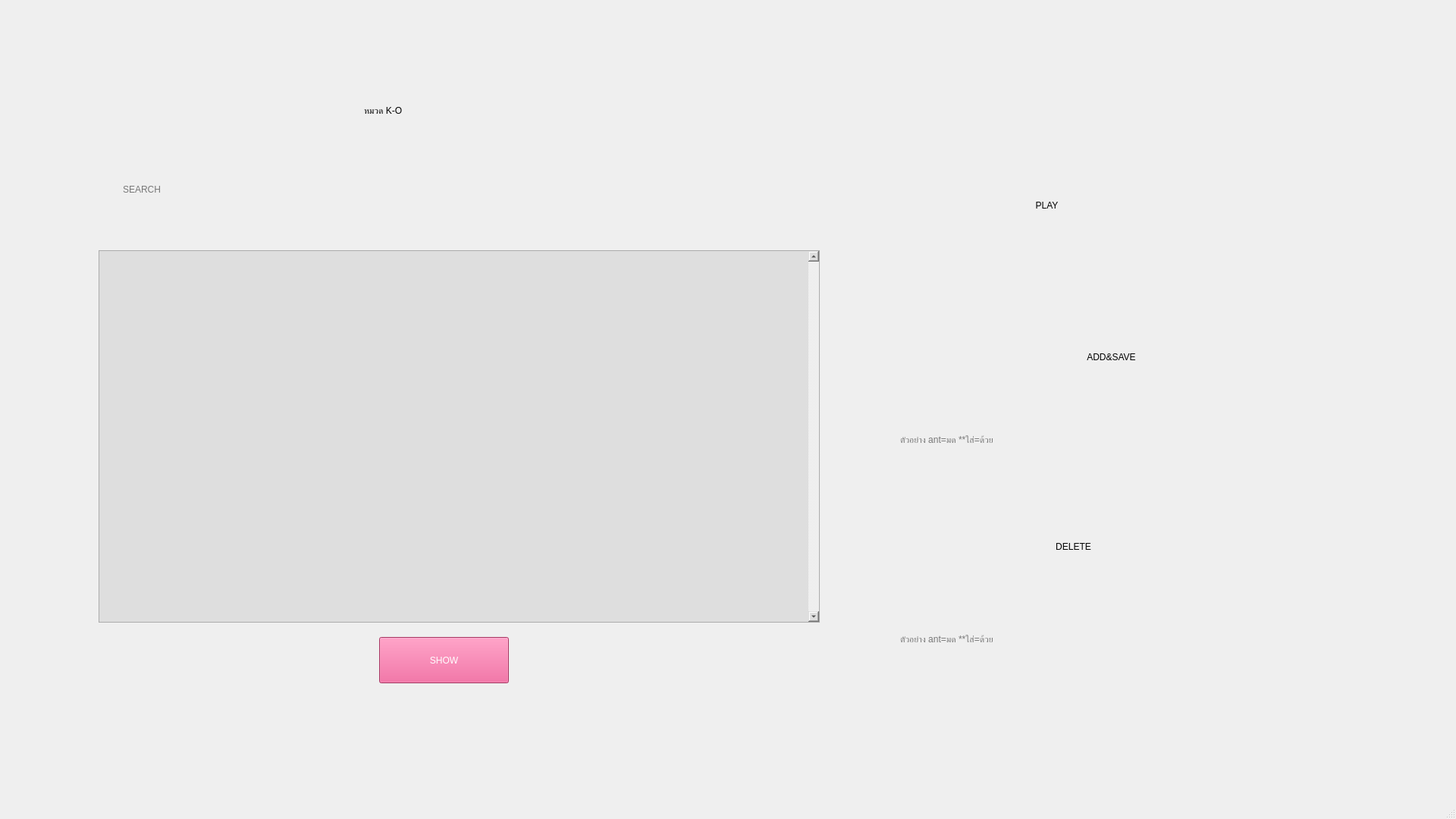
<?xml version="1.0" encoding="UTF-8"?>
<ui version="4.0">
 <class>Main_KO</class>
 <widget class="QMainWindow" name="Main_KO">
  <property name="geometry">
   <rect>
    <x>0</x>
    <y>0</y>
    <width>1920</width>
    <height>1080</height>
   </rect>
  </property>
  <property name="windowTitle">
   <string>หมวด K-O</string>
  </property>
  <property name="windowIcon">
   <iconset resource="vocab_pic1.qrc">
    <normaloff>:/image/Picture/cards.png</normaloff>:/image/Picture/cards.png</iconset>
  </property>
  <property name="styleSheet">
   <string notr="true">background-image: url(:/image/Picture/k_o.jpg);</string>
  </property>
  <widget class="QWidget" name="centralwidget">
   <widget class="QPushButton" name="btn_play">
    <property name="geometry">
     <rect>
      <x>1200</x>
      <y>220</y>
      <width>88</width>
      <height>88</height>
     </rect>
    </property>
    <property name="toolTip">
     <string>&lt;html&gt;&lt;head/&gt;&lt;body&gt;&lt;p&gt;กดปุ่มเพื่อเล่นสุ่มคำศัพท์&lt;/p&gt;&lt;/body&gt;&lt;/html&gt;</string>
    </property>
    <property name="styleSheet">
     <string notr="true">background-image: url(:/image/Picture/play.png);</string>
    </property>
    <property name="text">
     <string/>
    </property>
    <property name="iconSize">
     <size>
      <width>20</width>
      <height>20</height>
     </size>
    </property>
    <property name="autoDefault">
     <bool>false</bool>
    </property>
    <property name="default">
     <bool>false</bool>
    </property>
    <property name="flat">
     <bool>true</bool>
    </property>
   </widget>
   <widget class="QPushButton" name="btn_save">
    <property name="geometry">
     <rect>
      <x>1200</x>
      <y>400</y>
      <width>85</width>
      <height>96</height>
     </rect>
    </property>
    <property name="toolTip">
     <string>&lt;html&gt;&lt;head/&gt;&lt;body&gt;&lt;p&gt;กดปุ่มเพื่อบันทึกคำศัพท์&lt;/p&gt;&lt;/body&gt;&lt;/html&gt;</string>
    </property>
    <property name="styleSheet">
     <string notr="true">background-image: url(:/image/Picture/add.png);</string>
    </property>
    <property name="text">
     <string/>
    </property>
    <property name="iconSize">
     <size>
      <width>20</width>
      <height>20</height>
     </size>
    </property>
    <property name="autoDefault">
     <bool>false</bool>
    </property>
    <property name="default">
     <bool>false</bool>
    </property>
    <property name="flat">
     <bool>true</bool>
    </property>
   </widget>
   <widget class="QPushButton" name="btn_delete">
    <property name="geometry">
     <rect>
      <x>1200</x>
      <y>660</y>
      <width>79</width>
      <height>96</height>
     </rect>
    </property>
    <property name="toolTip">
     <string>&lt;html&gt;&lt;head/&gt;&lt;body&gt;&lt;p&gt;กดปุ่มเพื่อลบคำศัพท์&lt;/p&gt;&lt;/body&gt;&lt;/html&gt;</string>
    </property>
    <property name="styleSheet">
     <string notr="true">background-image: url(:/image/Picture/bin.png);</string>
    </property>
    <property name="text">
     <string/>
    </property>
    <property name="iconSize">
     <size>
      <width>20</width>
      <height>20</height>
     </size>
    </property>
    <property name="autoDefault">
     <bool>false</bool>
    </property>
    <property name="default">
     <bool>false</bool>
    </property>
    <property name="flat">
     <bool>true</bool>
    </property>
   </widget>
   <widget class="QPushButton" name="btn_play2">
    <property name="geometry">
     <rect>
      <x>1300</x>
      <y>230</y>
      <width>161</width>
      <height>81</height>
     </rect>
    </property>
    <property name="styleSheet">
     <string notr="true">font: 35pt &quot;Mitr SemiBold&quot;;
background: transparent;</string>
    </property>
    <property name="text">
     <string>PLAY</string>
    </property>
    <property name="autoRepeat">
     <bool>false</bool>
    </property>
    <property name="default">
     <bool>false</bool>
    </property>
    <property name="flat">
     <bool>true</bool>
    </property>
   </widget>
   <widget class="QPushButton" name="btn_save2">
    <property name="geometry">
     <rect>
      <x>1310</x>
      <y>430</y>
      <width>311</width>
      <height>81</height>
     </rect>
    </property>
    <property name="styleSheet">
     <string notr="true">font: 35pt &quot;Mitr SemiBold&quot;;
background: transparent;</string>
    </property>
    <property name="text">
     <string>ADD&amp;&amp;SAVE</string>
    </property>
    <property name="default">
     <bool>false</bool>
    </property>
    <property name="flat">
     <bool>true</bool>
    </property>
   </widget>
   <widget class="QPushButton" name="btn_delete2">
    <property name="geometry">
     <rect>
      <x>1310</x>
      <y>680</y>
      <width>211</width>
      <height>81</height>
     </rect>
    </property>
    <property name="styleSheet">
     <string notr="true">font: 35pt &quot;Mitr SemiBold&quot;;
background: transparent;</string>
    </property>
    <property name="text">
     <string>DELETE</string>
    </property>
    <property name="default">
     <bool>false</bool>
    </property>
    <property name="flat">
     <bool>true</bool>
    </property>
   </widget>
   <widget class="QLabel" name="label">
    <property name="geometry">
     <rect>
      <x>480</x>
      <y>110</y>
      <width>241</width>
      <height>71</height>
     </rect>
    </property>
    <property name="styleSheet">
     <string notr="true">font: 30pt &quot;Mitr SemiBold&quot;;
background: transparent;</string>
    </property>
    <property name="text">
     <string>หมวด K-O</string>
    </property>
   </widget>
   <widget class="QPlainTextEdit" name="plainTextEdit">
    <property name="geometry">
     <rect>
      <x>130</x>
      <y>330</y>
      <width>951</width>
      <height>491</height>
     </rect>
    </property>
    <property name="styleSheet">
     <string notr="true">font: 15pt &quot;Mitr SemiBold&quot;;
background: #dedede;</string>
    </property>
    <property name="verticalScrollBarPolicy">
     <enum>Qt::ScrollBarAlwaysOn</enum>
    </property>
    <property name="readOnly">
     <bool>true</bool>
    </property>
    <property name="plainText">
     <string/>
    </property>
    <property name="backgroundVisible">
     <bool>true</bool>
    </property>
   </widget>
   <widget class="QPushButton" name="btn_show">
    <property name="geometry">
     <rect>
      <x>500</x>
      <y>840</y>
      <width>171</width>
      <height>61</height>
     </rect>
    </property>
    <property name="styleSheet">
     <string notr="true">font: 25pt &quot;Mitr SemiBold&quot;;
color: rgb(255, 255, 255);
background: #e84c89;</string>
    </property>
    <property name="text">
     <string>SHOW</string>
    </property>
   </widget>
   <widget class="QLineEdit" name="textbox_delete">
    <property name="geometry">
     <rect>
      <x>1185</x>
      <y>813</y>
      <width>591</width>
      <height>60</height>
     </rect>
    </property>
    <property name="styleSheet">
     <string notr="true">font: 20pt &quot;Mitr SemiBold&quot;;
background: transparent</string>
    </property>
    <property name="text">
     <string/>
    </property>
    <property name="frame">
     <bool>false</bool>
    </property>
    <property name="alignment">
     <set>Qt::AlignLeading|Qt::AlignLeft|Qt::AlignVCenter</set>
    </property>
    <property name="placeholderText">
     <string>ตัวอย่าง ant=มด **ใส่=ด้วย</string>
    </property>
   </widget>
   <widget class="QPushButton" name="btn_search">
    <property name="geometry">
     <rect>
      <x>983</x>
      <y>210</y>
      <width>69</width>
      <height>69</height>
     </rect>
    </property>
    <property name="toolTip">
     <string>&lt;html&gt;&lt;head/&gt;&lt;body&gt;&lt;p&gt;กดปุ่มเพื่อค้นหา&lt;/p&gt;&lt;/body&gt;&lt;/html&gt;</string>
    </property>
    <property name="styleSheet">
     <string notr="true">background-image: url(:/image/Picture/search.png);</string>
    </property>
    <property name="text">
     <string/>
    </property>
    <property name="iconSize">
     <size>
      <width>20</width>
      <height>20</height>
     </size>
    </property>
    <property name="autoDefault">
     <bool>false</bool>
    </property>
    <property name="default">
     <bool>false</bool>
    </property>
    <property name="flat">
     <bool>true</bool>
    </property>
   </widget>
   <widget class="QLineEdit" name="textbox_save">
    <property name="geometry">
     <rect>
      <x>1185</x>
      <y>550</y>
      <width>591</width>
      <height>60</height>
     </rect>
    </property>
    <property name="styleSheet">
     <string notr="true">font: 20pt &quot;Mitr SemiBold&quot;;
background: transparent</string>
    </property>
    <property name="text">
     <string/>
    </property>
    <property name="frame">
     <bool>false</bool>
    </property>
    <property name="alignment">
     <set>Qt::AlignLeading|Qt::AlignLeft|Qt::AlignVCenter</set>
    </property>
    <property name="placeholderText">
     <string>ตัวอย่าง ant=มด **ใส่=ด้วย</string>
    </property>
   </widget>
   <widget class="QLineEdit" name="textbox_search">
    <property name="geometry">
     <rect>
      <x>160</x>
      <y>220</y>
      <width>791</width>
      <height>60</height>
     </rect>
    </property>
    <property name="styleSheet">
     <string notr="true">font: 20pt &quot;Mitr SemiBold&quot;;
background: transparent</string>
    </property>
    <property name="text">
     <string/>
    </property>
    <property name="frame">
     <bool>false</bool>
    </property>
    <property name="alignment">
     <set>Qt::AlignLeading|Qt::AlignLeft|Qt::AlignVCenter</set>
    </property>
    <property name="placeholderText">
     <string>SEARCH</string>
    </property>
   </widget>
   <widget class="QPushButton" name="btn_back">
    <property name="geometry">
     <rect>
      <x>110</x>
      <y>90</y>
      <width>93</width>
      <height>93</height>
     </rect>
    </property>
    <property name="toolTip">
     <string>&lt;html&gt;&lt;head/&gt;&lt;body&gt;&lt;p&gt;กดปุ่มเพื่อกลับหน้าแรก&lt;/p&gt;&lt;/body&gt;&lt;/html&gt;</string>
    </property>
    <property name="styleSheet">
     <string notr="true">background-image: url(:/image/Picture/back.png);</string>
    </property>
    <property name="text">
     <string/>
    </property>
    <property name="flat">
     <bool>true</bool>
    </property>
   </widget>
  </widget>
  <widget class="QMenuBar" name="menubar">
   <property name="geometry">
    <rect>
     <x>0</x>
     <y>0</y>
     <width>1920</width>
     <height>26</height>
    </rect>
   </property>
  </widget>
  <widget class="QStatusBar" name="statusbar"/>
 </widget>
 <resources>
  <include location="vocab_pic1.qrc"/>
 </resources>
 <connections/>
</ui>
